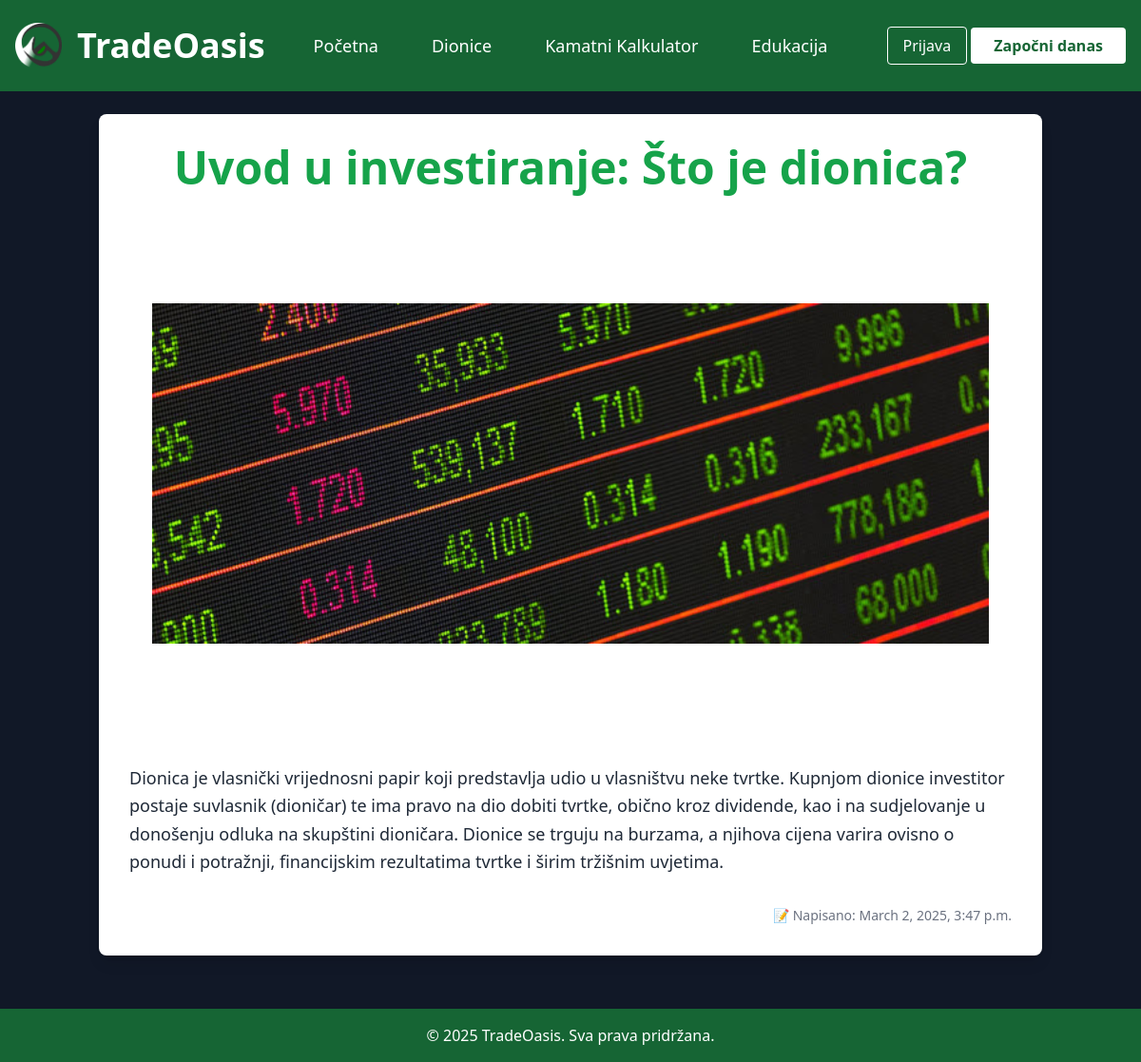
/education/uvod-u-investiranje-sto-je-dionica/, run on the app's committed database.
### education/models.py (models this page shows, shortened)
class Lesson(models.Model):
    title = models.CharField(max_length=100)
    slug = models.SlugField(unique=True, blank=True)  # Auto slug field
    body = models.TextField()
    created_at = models.DateTimeField(default=now)  # Auto date of creation
    thumbnail = models.ImageField(default='logo.png', blank=False)

### education/views.py (the view)
# urls.py: path('<slug:slug>/', views.lesson_detail, name='lesson_detail'),
def lesson_detail(request, slug):
    lesson = get_object_or_404(Lesson, slug=slug)
    return render(request, 'lesson_detail.html', {'lesson': lesson})

### accounts/context_processors.py (called while the page is built)
def user_info(request):
    return {
        'user': request.user
    }

### education/templates/lesson_detail.html (shortened to what this page needs)
{% extends 'base_layout.html' %}
{% block content %}
    <div class="max-w-6xl mx-auto bg-white shadow-lg rounded-lg p-8">
        <h1 class="text-5xl font-bold text-primary mb-6 text-center">{{ lesson.title }}</h1>
        {% if lesson.thumbnail %}
          <div class="p-6 rounded-lg">
            <img src="{{ lesson.thumbnail.url }}" alt="{{ lesson.title }}" class="w-full h-[500px] object-contain rounded-lg mb-8">
          </div>
        {% else %}
            <p class="text-gray-500 italic text-center mb-4">Slika nije dostupna</p>
        {% endif %}
        <p class="text-gray-800 text-lg leading-relaxed mb-8">{{ lesson.body }}</p>
        <p class="text-gray-500 text-sm text-right">📝 Napisano: {{ lesson.created_at }}</p>
    </div>
{% endblock %}

### templates/base_layout.html (style rules this page uses)
html, body { height: 100%; margin: 0; }
body { display: flex; flex-direction: column; }

### data on the page
Lesson: title "Uvod u investiranje: Što je dionica?", thumbnail (picture), body "Dionica je vlasnički vrijednosni papir koji predstavlja udio u vlasništvu neke tvrtke. Kupnjom dionice investitor postaje suvlasnik (dioničar) te ima pravo na dio dobiti tvrtke, obično kroz dividende, kao i na sudjelovanje u donošenju odluka na skupštini dioničara. Dionice se trguju na burzama, a njihova cijena varira ovisno o ponudi i potražnji, financijskim rezultatima tvrtke i širim tržišnim uvjetima.", created_at "March 2, 2025, 3:47 p.m."
